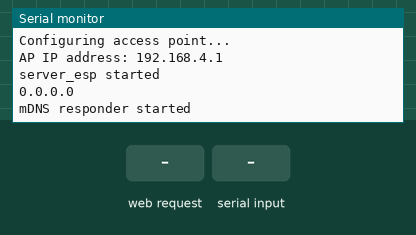
Simulated run of this sketch. Board: ESP32. Shown: the last lines printed to the serial monitor. The test bench sets the inputs (shaded band). WiFi joins after 1.5 s; servers stay silent unless stated.

Above: at 1.2 s.
1.3 s: HTTP request GET /in received
At 1.9 s:
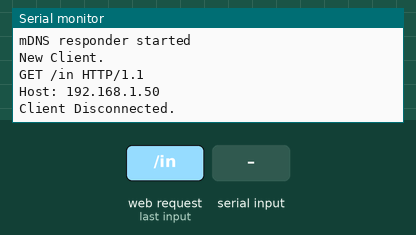
2.9 s: "IN=" received over the second serial link
At 3.5 s:
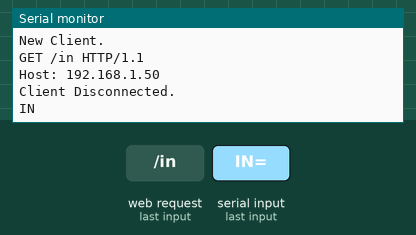
4.5 s: HTTP request GET /out received
At 5.8 s:
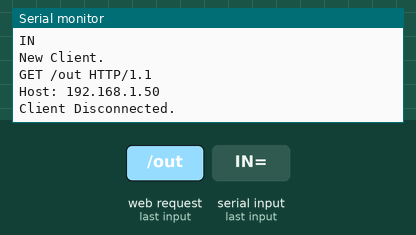
6.1 s: "OUT=" received over the second serial link
At 7.4 s:
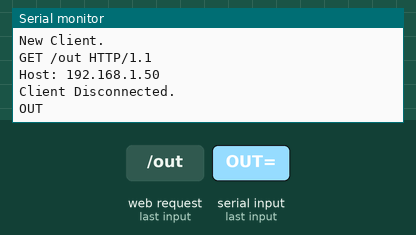
7.7 s: HTTP request GET /net received
At 9.0 s:
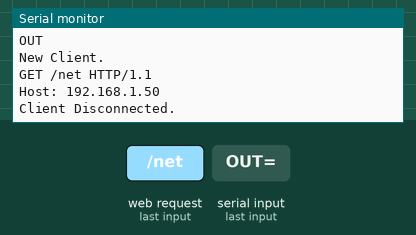
9.3 s: "NET=" received over the second serial link
At 10.8 s:
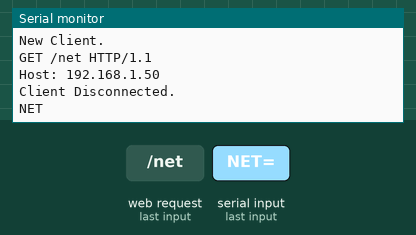

Measured:
- after the input at 1.3 s, the serial monitor: prints a new line after 0.15 s (image 1)
- after the input at 2.9 s, the serial monitor: prints a new line after 0.16 s (image 2)
- after the input at 4.5 s, the serial monitor: prints a new line after 0.17 s (image 3)
- after the input at 6.1 s, the serial monitor: prints a new line after 0.18 s (image 4)
- after the input at 7.7 s, the serial monitor: prints a new line after 0.18 s (image 5)
- after the input at 9.3 s, the serial monitor: prints a new line after 0.20 s (image 6)

The sketch:

test2.ino
```cpp
#include "WiFi.h"
#include "ESPAsyncWebServer.h"
#include <WiFiClient.h>
#include <WiFiAP.h>
#include <ESPmDNS.h>

#define RXD2 16
#define TXD2 17
// Replace with your network credentials
// const char *ssid = "Hp";
// const char *password = "123456788";

const char *ssid = "hope";
const char *password = "123456788";

// Create AsyncWebServer object on port 80
AsyncWebServer server_esp(80);
WiFiServer server(8080);
char myData[50] = "0,0,0,0";

// int in;
// int out;
// int net;
// int total;

char in[5];
char out[5];
char net[5];
char total[5];

// char ins[5];
// char outs[5];

void trunck()
{
  char *token;
  /* get the first token */
  token = strtok(myData, ",");
  int count = 0;
  /* walk through other tokens */
  while (token != NULL)
  {
    //   printf( " %s\n", token );
    if (count == 0)
    {
      strcpy(in, token);
    }

    if (count == 1)
    {
      strcpy(out, token);
    }

    if (count == 2)
    {
      strcpy(net, token);
    }

    if (count == 3)
    {
      strcpy(total, token);
    }
    count++;
    token = strtok(NULL, ",");
  }
}

String totalcount()
{
  //  total = 1;
  // total++;
  // Serial.println(total);
  // return String(total);
  return total;
}

String incount()
{
  // in = 1;
  // in++;
  // Serial.println(in);
  // return String(in);
  return in;
}

String outcount()
{
  //  out = 1;
  // out++;
  // Serial.println(out);
  // return String(out);
  return out;
}

String netcount()
{
  // float net = 1;
  // net++;
  // Serial.println(net);
  // return String(net);

  return net;
}

const char index_html[] PROGMEM = R"rawliteral(
<!DOCTYPE HTML><html>
<head>
    <meta http-equiv="refresh" content="5">
    <!-- add the following google font / icon to the webpage -->
    <link rel="stylesheet" href="https://fonts.googleapis.com/icon?family=Material+Icons">

<style>
    * {
        box-sizing: border-box;
    }

    body {
    background-color: powderblue;

      background-size: cover;

  overflow: hidden;
     }

    .column {
        /* box toward left of the window screen */
        float: left;
        /*divide each counter box in equal size*/
        /* 4 counters of 25% of screen size*/
        width: 25%;
        /*spacing between each box */
        padding: 4px;
      margin-left:70px;

    }

    .row {
        /* Specify the margin for the row class */
        margin: 3px;
    }

    /* Style the class named block*/
    .block {
        padding: 10px;
        text-align: center;
        background-color: #0100ca;
        color: white;
        }
   /* Style the class named block*/
    .block2 {
        padding: 10px;
        text-align: center;
        background-color: #5efc82;
        color: white;
        }
    .fa {
        font-size: 50px;
    }
    </style>

</head>

<body>
<center>
    <h1 style="color:black"> Hope Security </h1>
    <h3 style="color:black"> Visitor Counter </h3>

     <div class="row">
    <div class="column">
        <div class="block">

            <!-- Add visitor icon -->

        <h1>&nbsp&nbsp&nbsp&nbsp InCount &nbsp&nbsp&nbsp&nbsp</h1>
        </div>
        <div class="block2">
            <h1 style="color:black"> %IN% </h1>
            <h3 style="color:black"> Visitor entry count </h3>
        </div>
    </div>

    <div class="column">
        <div class="block">

                <!-- Add Visitor icon -->

        <h1>&nbsp&nbsp&nbsp&nbsp OutCount &nbsp&nbsp&nbsp&nbsp</h1>
        </div>
        <div class="block2">
            <h1 style="color:black"> %OUT% </h1>
            <h3 style="color:black"> Visitors exit count </h3>
        </div>
    </div>

    <div class="column">
        <div class="block">

            <!-- Add Visitor icon -->

        <h1>&nbsp&nbsp&nbsp&nbsp NetCount &nbsp&nbsp&nbsp&nbsp</h1>
        </div>
        <div class="block2">
            <h1 style="color:black"> %NET% </h1>
            <h3 style="color:black"> Visitors inside count </h3>
        </div>
    </div>

    <div class="column">
        <div class="block">

            <!-- Add Visitor icon -->

        <h1>&nbsp&nbsp TotalCount &nbsp&nbsp</h1>
        </div>
        <div class="block2">
            <h1 style="color:black"> %TOTAL% </h1>
            <h3 style="color:black"> Visitors Total count </h3>
        </div>
    </div>
    </div>
</center>
</body>

<script>
setInterval(function ( ) {
  var xhttp = new XMLHttpRequest();
  xhttp.onreadystatechange = function() {
    if (this.readyState == 4 && this.status == 200) {
      document.getElementById("in").innerHTML = this.responseText;
    }
  };
  xhttp.open("GET", "/in", true);
  xhttp.send();
}, 1000 ) ;

setInterval(function ( ) {
  var xhttp = new XMLHttpRequest();
  xhttp.onreadystatechange = function() {
    if (this.readyState == 4 && this.status == 200) {
      document.getElementById("out").innerHTML = this.responseText;
    }
  };
  xhttp.open("GET", "/out", true);
  xhttp.send();
}, 1000 ) ;
setInterval(function ( ) {
  var xhttp = new XMLHttpRequest();
  xhttp.onreadystatechange = function() {
    if (this.readyState == 4 && this.status == 200) {
      document.getElementById("net").innerHTML = this.responseText;
    }
  };
  xhttp.open("GET", "/net", true);
  xhttp.send();
}, 1000 ) ;

setInterval(function ( ) {
  var xhttp = new XMLHttpRequest();
  xhttp.onreadystatechange = function() {
    if (this.readyState == 4 && this.status == 200) {
      document.getElementById("total").innerHTML = this.responseText;
    }
  };
  xhttp.open("GET", "/total", true);
  xhttp.send();
}, 1000 ) ;
</script>
</html>)rawliteral";

// Replaces placeholder with DHT values
String processor(const String &var)
{
  // Serial.println(var);
  if (var == "IN")
  {
    return incount();
    // return ins;
  }
  else if (var == "OUT")
  {
    return outcount();
    // return outs;
  }
  else if (var == "NET")
  {
    return netcount();
  }
  else if (var == "TOTAL")
  {
    return totalcount();
  }

  return String();
}

/*
in = 20
out = 50
total = 20+50
net = total -out
*/

void setup()
{
  // Serial port for debugging purposes
  Serial.begin(9600);
  Serial2.begin(9600, SERIAL_8N1, RXD2, TXD2);
  // dht.begin();

  // Connect to Wi-Fi
  // WiFi.begin(ssid, password);
  // while (WiFi.status() != WL_CONNECTED)
  // {
  //   delay(1000);
  //   Serial.println("Connecting to WiFi..");
  // }
   Serial.println("Configuring access point...");

  // You can remove the password parameter if you want the AP to be open.
  WiFi.softAP(ssid, password);
  IPAddress myIP = WiFi.softAPIP();

  // Set your Static IP address
IPAddress local_IP(192, 168, 0, 100);
// Set your Gateway IP address
IPAddress gateway(192, 168, 0, 1);

IPAddress subnet(255, 255, 0, 0);

  Serial.print("AP IP address: ");
  Serial.println(myIP);
  server.begin();

  Serial.println("server_esp started");

  // Print ESP32 Local IP Address
  Serial.println(WiFi.localIP());

      // Set up mDNS responder:
    // - first argument is the domain name, in this example
    //   the fully-qualified domain name is "esp32.local"
    // - second argument is the IP address to advertise
    //   we send our IP address on the WiFi network
    if (!MDNS.begin("hope")) {
        Serial.println("Error setting up MDNS responder!");
        while(1) {
            delay(1000);
        }
    }
    Serial.println("mDNS responder started");
  // Route for root / web page
  server_esp.on("/", HTTP_GET, [](AsyncWebServerRequest *request)
            { request->send_P(200, "text/html", index_html, processor); });
  server_esp.on("/in", HTTP_GET, [](AsyncWebServerRequest *request)
            { request->send_P(200, "text/plain", incount().c_str()); });
  server_esp.on("/out", HTTP_GET, [](AsyncWebServerRequest *request)
            { request->send_P(200, "text/plain", outcount().c_str()); });
  server_esp.on("/net", HTTP_GET, [](AsyncWebServerRequest *request)
            { request->send_P(200, "text/plain", netcount().c_str()); });
  server_esp.on("/total", HTTP_GET, [](AsyncWebServerRequest *request)
            { request->send_P(200, "text/plain", totalcount().c_str()); });

  // Start server_esp
  server_esp.begin();
}

// in -out, in+out
void loop()
{

  WiFiClient client = server.available();   // listen for incoming clients

  if (client) {                             // if you get a client,
    Serial.println("New Client.");           // print a message out the serial port
    String currentLine = "";                // make a String to hold incoming data from the client
    while (client.connected()) {            // loop while the client's connected
      if (client.available()) {             // if there's bytes to read from the client,
        char c = client.read();             // read a byte, then
        Serial.write(c);                    // print it out the serial monitor
        if (c == '\n') {                    // if the byte is a newline character

          // if the current line is blank, you got two newline characters in a row.
          // that's the end of the client HTTP request, so send a response:
          if (currentLine.length() == 0) {
            // HTTP headers always start with a response code (e.g. HTTP/1.1 200 OK)
            // and a content-type so the client knows what's coming, then a blank line:
            client.println("HTTP/1.1 200 OK");
            client.println("Content-type:text/html");
            client.println();

            // the content of the HTTP response follows the header:
            client.print("Click <a href=\"/H\">here</a> to turn ON the LED.<br>");
            client.print("Click <a href=\"/L\">here</a> to turn OFF the LED.<br>");

            // The HTTP response ends with another blank line:
            client.println();
            // break out of the while loop:
            break;
          } else {    // if you got a newline, then clear currentLine:
            currentLine = "";
          }
        } else if (c != '\r') {  // if you got anything else but a carriage return character,
          currentLine += c;      // add it to the end of the currentLine
        }

        // Check to see if the client request was "GET /H" or "GET /L":
        // if (currentLine.endsWith("GET /H")) {
        //   digitalWrite(LED_BUILTIN, HIGH);               // GET /H turns the LED on
        // }
        // if (currentLine.endsWith("GET /L")) {
        //   digitalWrite(LED_BUILTIN, LOW);                // GET /L turns the LED off
        // }
      }
    }
    // close the connection:
    client.stop();
    Serial.println("Client Disconnected.");
  }


  //....................................

  if (Serial2.available() > 0)
  {
    // String myData1 =Serial2.readString();// s1 is String type variable.
    String myData1 = Serial2.readStringUntil('=');
    // myData1.trim();
    int len = myData1.length();
    myData1.toCharArray(myData, len + 1);

    Serial.println(myData1); // display same received Data back in serial monitor.
  }

  trunck();
  delay(200);
}

//       int count = 0;
//       while( token != NULL ) {
//       printf( " %s\n", token ); //printing each token
// // myString.toCharArray(buf, len)
//       token = strtok(NULL, ",");
//       // if(count == 0)
//       //   {
//       //     strcpy(a,token);
//       //   }
//       //   if(count == 1)
//       //   {
//       //     strcpy(b,token);
//       //   }
//       count++;
//    }
//    count = 0;

//   //  printf( "a: %s\n", a );
//   //   printf( "b: %s\n", a );
```
